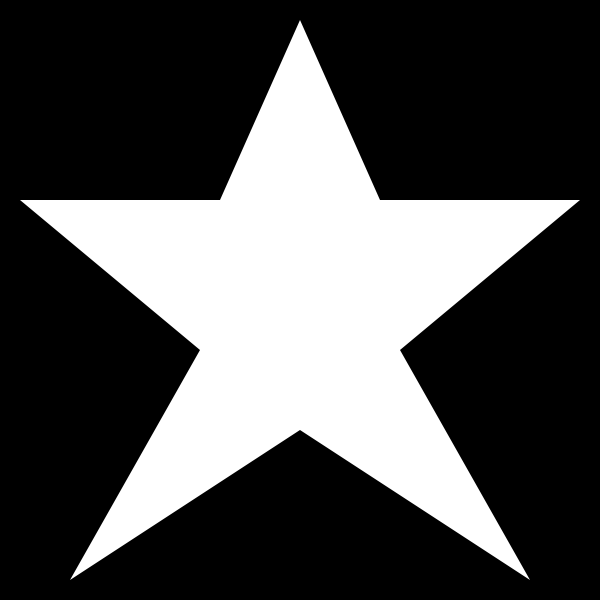
Frame 1 (no input)
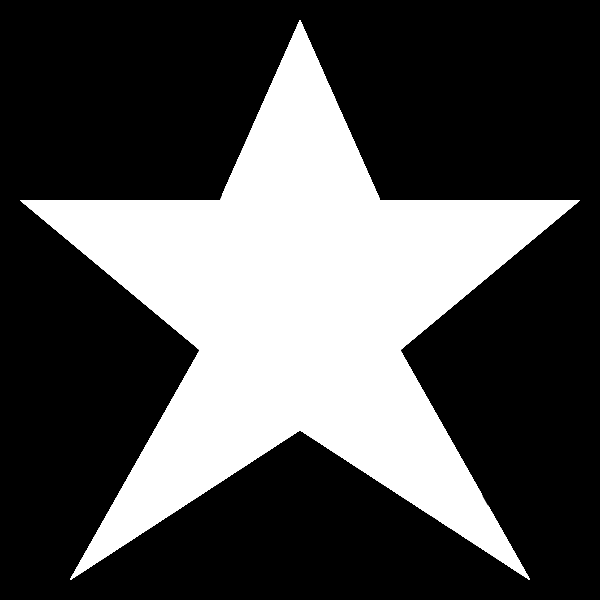
Frame 60 (the mouse pressed at the canvas centre just before this capture)
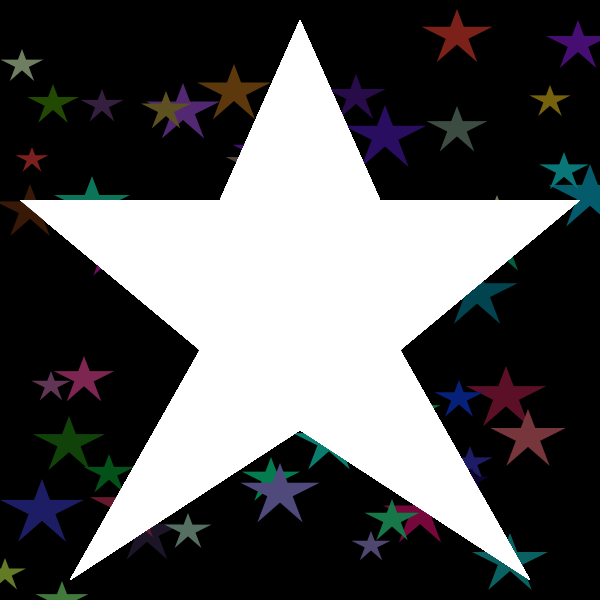
Frame 120 (the mouse held since frame 60 and released just before this capture)

The Processing sketch that drew these frames (run headless with seeded random() and noise(); from frame 60 on, the mouse is pressed at the canvas centre):

// Processing sketch: processing_8175
// ── processing_8175.pde


void setup(){
  size(600,600);
  background(0);
  
}

void draw(){
   
  int xpos = int(random(width)); //random position x of the star 
  int ypos = int(random(height));//random position y of the star
  float scalefactor = random(1,3);//a random scalefactor between 1 and 3
  
  fill(mouseX/600.0*random(255),mouseY/600.0*random(255),mouseX/600.0*random(255));//fill random color according to the mouse position
  drawStar(xpos,ypos,scalefactor);//draw the star using the xpos and ypos and the scalefactor
  
  
}

void drawStar(float posx, float posy,float scalefactor){//function used to draw star
  
     noStroke();
     
     quad(posx,posy,posx-8*scalefactor,posy+21*scalefactor,posx,posy+14*scalefactor,posx+8*scalefactor,posy+21*scalefactor);
     //drawing a quad used to make up a star according to the given start posx and posy
     triangle(posx,posy+14*scalefactor,posx-14*scalefactor,posy+7*scalefactor,posx+14*scalefactor,posy+7*scalefactor);
     //drawing a triangle to make up the rest of the start according the given start point posx and posy
     
     fill(255); //fill the next shape with white color
     beginShape();//begin drawing the shape -- It's a big star
     vertex(300,20);
     vertex(380,200);
     vertex(580,200);
     vertex(400,350);
     vertex(530,580);
     vertex(300,430);
     vertex(70,580);
     vertex(200,350);
     vertex(20,200);
     vertex(220,200);
     endShape();//end of the shape
}
